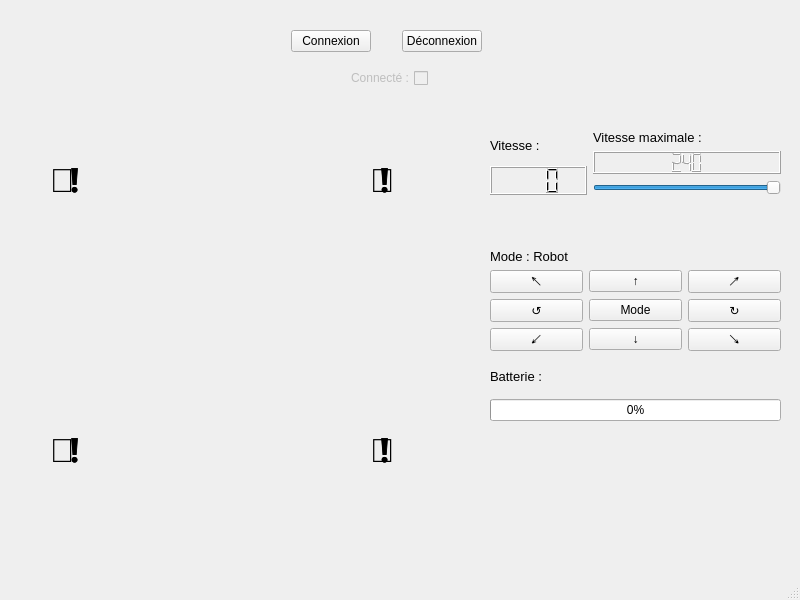
<?xml version="1.0" encoding="UTF-8"?>
<ui version="4.0">
 <class>MainWindow</class>
 <widget class="QMainWindow" name="MainWindow">
  <property name="enabled">
   <bool>true</bool>
  </property>
  <property name="geometry">
   <rect>
    <x>0</x>
    <y>0</y>
    <width>800</width>
    <height>600</height>
   </rect>
  </property>
  <property name="windowTitle">
   <string>MainWindow</string>
  </property>
  <widget class="QWidget" name="centralwidget">
   <widget class="QWidget" name="verticalLayoutWidget">
    <property name="geometry">
     <rect>
      <x>291</x>
      <y>20</y>
      <width>191</width>
      <height>80</height>
     </rect>
    </property>
    <layout class="QVBoxLayout" name="deco_connexion">
     <item>
      <layout class="QHBoxLayout" name="de_connexion_button_layout">
       <item>
        <widget class="QPushButton" name="connexion">
         <property name="text">
          <string>Connexion</string>
         </property>
        </widget>
       </item>
       <item>
        <spacer name="conexion_button_spacer">
         <property name="orientation">
          <enum>Qt::Horizontal</enum>
         </property>
         <property name="sizeHint" stdset="0">
          <size>
           <width>40</width>
           <height>20</height>
          </size>
         </property>
        </spacer>
       </item>
       <item>
        <widget class="QPushButton" name="disconnect">
         <property name="text">
          <string>Déconnexion</string>
         </property>
        </widget>
       </item>
      </layout>
     </item>
     <item alignment="Qt::AlignHCenter">
      <widget class="QCheckBox" name="connexion_ok">
       <property name="enabled">
        <bool>false</bool>
       </property>
       <property name="layoutDirection">
        <enum>Qt::RightToLeft</enum>
       </property>
       <property name="autoFillBackground">
        <bool>false</bool>
       </property>
       <property name="text">
        <string>Connecté :</string>
       </property>
       <property name="checkable">
        <bool>true</bool>
       </property>
       <property name="checked">
        <bool>false</bool>
       </property>
      </widget>
     </item>
    </layout>
   </widget>
   <widget class="QWidget" name="verticalLayoutWidget_5">
    <property name="geometry">
     <rect>
      <x>490</x>
      <y>130</y>
      <width>291</width>
      <height>221</height>
     </rect>
    </property>
    <layout class="QVBoxLayout" name="vitesse_deplacement_layout">
     <item>
      <layout class="QHBoxLayout" name="vitesse_layout">
       <item>
        <layout class="QVBoxLayout" name="vitesse">
         <item>
          <widget class="QLabel" name="vitesse_label">
           <property name="font">
            <font>
             <pointsize>10</pointsize>
            </font>
           </property>
           <property name="text">
            <string>Vitesse :             </string>
           </property>
          </widget>
         </item>
         <item>
          <widget class="QLCDNumber" name="vitesse_aff">
           <property name="layoutDirection">
            <enum>Qt::LeftToRight</enum>
           </property>
           <property name="digitCount">
            <number>3</number>
           </property>
          </widget>
         </item>
        </layout>
       </item>
       <item>
        <layout class="QVBoxLayout" name="vitesse_max">
         <item>
          <widget class="QLabel" name="v_max_label">
           <property name="font">
            <font>
             <pointsize>10</pointsize>
             <italic>false</italic>
             <kerning>true</kerning>
            </font>
           </property>
           <property name="text">
            <string>Vitesse maximale :</string>
           </property>
          </widget>
         </item>
         <item>
          <widget class="QLCDNumber" name="v_max_aff">
           <property name="digitCount">
            <number>3</number>
           </property>
           <property name="intValue" stdset="0">
            <number>240</number>
           </property>
          </widget>
         </item>
         <item>
          <widget class="QSlider" name="v_max_slider">
           <property name="minimum">
            <number>70</number>
           </property>
           <property name="maximum">
            <number>240</number>
           </property>
           <property name="sliderPosition">
            <number>240</number>
           </property>
           <property name="orientation">
            <enum>Qt::Horizontal</enum>
           </property>
           <property name="invertedAppearance">
            <bool>false</bool>
           </property>
           <property name="invertedControls">
            <bool>false</bool>
           </property>
          </widget>
         </item>
        </layout>
       </item>
      </layout>
     </item>
     <item>
      <spacer name="vitesse_deplacement_spacer">
       <property name="orientation">
        <enum>Qt::Vertical</enum>
       </property>
       <property name="sizeHint" stdset="0">
        <size>
         <width>20</width>
         <height>40</height>
        </size>
       </property>
      </spacer>
     </item>
     <item>
      <layout class="QVBoxLayout" name="shifting">
       <item>
        <widget class="QLabel" name="mode">
         <property name="font">
          <font>
           <pointsize>10</pointsize>
          </font>
         </property>
         <property name="text">
          <string>Mode : Robot</string>
         </property>
        </widget>
       </item>
       <item>
        <layout class="QHBoxLayout" name="deplacement_haut_layout">
         <item>
          <widget class="QPushButton" name="forward_left">
           <property name="text">
            <string>↖</string>
           </property>
           <property name="autoRepeat">
            <bool>true</bool>
           </property>
           <property name="autoRepeatDelay">
            <number>100</number>
           </property>
          </widget>
         </item>
         <item>
          <widget class="QPushButton" name="forward">
           <property name="enabled">
            <bool>true</bool>
           </property>
           <property name="text">
            <string>↑</string>
           </property>
           <property name="autoRepeat">
            <bool>true</bool>
           </property>
           <property name="autoExclusive">
            <bool>false</bool>
           </property>
           <property name="autoRepeatDelay">
            <number>100</number>
           </property>
          </widget>
         </item>
         <item>
          <widget class="QPushButton" name="forward_right">
           <property name="text">
            <string>↗</string>
           </property>
           <property name="autoRepeat">
            <bool>true</bool>
           </property>
           <property name="autoRepeatDelay">
            <number>100</number>
           </property>
          </widget>
         </item>
        </layout>
       </item>
       <item>
        <layout class="QHBoxLayout" name="deplacement_milieu_layout">
         <item>
          <widget class="QPushButton" name="left">
           <property name="enabled">
            <bool>true</bool>
           </property>
           <property name="text">
            <string>↺</string>
           </property>
           <property name="autoRepeat">
            <bool>true</bool>
           </property>
           <property name="autoRepeatDelay">
            <number>100</number>
           </property>
          </widget>
         </item>
         <item>
          <widget class="QPushButton" name="middle">
           <property name="enabled">
            <bool>true</bool>
           </property>
           <property name="text">
            <string>Mode</string>
           </property>
           <property name="autoRepeat">
            <bool>true</bool>
           </property>
           <property name="autoRepeatDelay">
            <number>100</number>
           </property>
          </widget>
         </item>
         <item>
          <widget class="QPushButton" name="right">
           <property name="enabled">
            <bool>true</bool>
           </property>
           <property name="text">
            <string>↻</string>
           </property>
           <property name="autoRepeat">
            <bool>true</bool>
           </property>
           <property name="autoRepeatDelay">
            <number>100</number>
           </property>
          </widget>
         </item>
        </layout>
       </item>
       <item>
        <layout class="QHBoxLayout" name="deplacement_bas_layout">
         <item>
          <widget class="QPushButton" name="backward_left">
           <property name="text">
            <string>↙</string>
           </property>
           <property name="autoRepeat">
            <bool>true</bool>
           </property>
           <property name="autoRepeatDelay">
            <number>100</number>
           </property>
          </widget>
         </item>
         <item>
          <widget class="QPushButton" name="backward">
           <property name="enabled">
            <bool>true</bool>
           </property>
           <property name="text">
            <string>↓</string>
           </property>
           <property name="autoRepeat">
            <bool>true</bool>
           </property>
           <property name="autoRepeatDelay">
            <number>100</number>
           </property>
          </widget>
         </item>
         <item>
          <widget class="QPushButton" name="backward_right">
           <property name="text">
            <string>↘</string>
           </property>
           <property name="autoRepeat">
            <bool>true</bool>
           </property>
           <property name="autoRepeatDelay">
            <number>100</number>
           </property>
          </widget>
         </item>
        </layout>
       </item>
      </layout>
     </item>
    </layout>
   </widget>
   <widget class="QWidget" name="verticalLayoutWidget_2">
    <property name="geometry">
     <rect>
      <x>100</x>
      <y>210</y>
      <width>271</width>
      <height>211</height>
     </rect>
    </property>
    <layout class="QVBoxLayout" name="camera"/>
   </widget>
   <widget class="QWidget" name="verticalLayoutWidget_3">
    <property name="geometry">
     <rect>
      <x>490</x>
      <y>360</y>
      <width>291</width>
      <height>61</height>
     </rect>
    </property>
    <layout class="QVBoxLayout" name="batterieLayout">
     <item>
      <widget class="QLabel" name="batterielabel">
       <property name="font">
        <font>
         <pointsize>10</pointsize>
        </font>
       </property>
       <property name="text">
        <string>Batterie :</string>
       </property>
      </widget>
     </item>
     <item>
      <widget class="QProgressBar" name="batterieBar">
       <property name="value">
        <number>0</number>
       </property>
       <property name="textVisible">
        <bool>true</bool>
       </property>
      </widget>
     </item>
    </layout>
   </widget>
   <widget class="QLabel" name="av_g_attention_label">
    <property name="geometry">
     <rect>
      <x>70</x>
      <y>150</y>
      <width>21</width>
      <height>61</height>
     </rect>
    </property>
    <property name="font">
     <font>
      <pointsize>25</pointsize>
     </font>
    </property>
    <property name="text">
     <string>❗</string>
    </property>
   </widget>
   <widget class="QLabel" name="av_g_ok_label">
    <property name="geometry">
     <rect>
      <x>70</x>
      <y>150</y>
      <width>21</width>
      <height>61</height>
     </rect>
    </property>
    <property name="font">
     <font>
      <pointsize>25</pointsize>
     </font>
    </property>
    <property name="text">
     <string>❕</string>
    </property>
   </widget>
   <widget class="QLabel" name="av_d_attention_label">
    <property name="geometry">
     <rect>
      <x>380</x>
      <y>150</y>
      <width>21</width>
      <height>61</height>
     </rect>
    </property>
    <property name="font">
     <font>
      <pointsize>25</pointsize>
     </font>
    </property>
    <property name="text">
     <string>❗</string>
    </property>
   </widget>
   <widget class="QLabel" name="av_d_ok_label">
    <property name="geometry">
     <rect>
      <x>380</x>
      <y>150</y>
      <width>21</width>
      <height>61</height>
     </rect>
    </property>
    <property name="font">
     <font>
      <pointsize>25</pointsize>
     </font>
    </property>
    <property name="text">
     <string>❕</string>
    </property>
   </widget>
   <widget class="QLabel" name="arr_d_attention_label">
    <property name="geometry">
     <rect>
      <x>380</x>
      <y>420</y>
      <width>21</width>
      <height>61</height>
     </rect>
    </property>
    <property name="font">
     <font>
      <pointsize>25</pointsize>
     </font>
    </property>
    <property name="text">
     <string>❗</string>
    </property>
   </widget>
   <widget class="QLabel" name="arr_d_ok_label">
    <property name="geometry">
     <rect>
      <x>380</x>
      <y>420</y>
      <width>21</width>
      <height>61</height>
     </rect>
    </property>
    <property name="font">
     <font>
      <pointsize>25</pointsize>
     </font>
    </property>
    <property name="text">
     <string>❕</string>
    </property>
   </widget>
   <widget class="QLabel" name="arr_g_attention_label">
    <property name="geometry">
     <rect>
      <x>70</x>
      <y>420</y>
      <width>21</width>
      <height>61</height>
     </rect>
    </property>
    <property name="font">
     <font>
      <pointsize>25</pointsize>
     </font>
    </property>
    <property name="text">
     <string>❗</string>
    </property>
   </widget>
   <widget class="QLabel" name="arr_g_ok_label">
    <property name="geometry">
     <rect>
      <x>70</x>
      <y>420</y>
      <width>21</width>
      <height>61</height>
     </rect>
    </property>
    <property name="font">
     <font>
      <pointsize>25</pointsize>
     </font>
    </property>
    <property name="text">
     <string>❕</string>
    </property>
   </widget>
   <widget class="QLabel" name="av_g_stop_label">
    <property name="enabled">
     <bool>true</bool>
    </property>
    <property name="geometry">
     <rect>
      <x>50</x>
      <y>140</y>
      <width>71</width>
      <height>81</height>
     </rect>
    </property>
    <property name="font">
     <font>
      <pointsize>25</pointsize>
     </font>
    </property>
    <property name="text">
     <string>🛑</string>
    </property>
   </widget>
   <widget class="QLabel" name="av_d_stop_label">
    <property name="enabled">
     <bool>true</bool>
    </property>
    <property name="geometry">
     <rect>
      <x>370</x>
      <y>140</y>
      <width>71</width>
      <height>81</height>
     </rect>
    </property>
    <property name="font">
     <font>
      <pointsize>25</pointsize>
     </font>
    </property>
    <property name="text">
     <string>🛑</string>
    </property>
   </widget>
   <widget class="QLabel" name="arr_d_stop_label">
    <property name="enabled">
     <bool>true</bool>
    </property>
    <property name="geometry">
     <rect>
      <x>370</x>
      <y>410</y>
      <width>71</width>
      <height>81</height>
     </rect>
    </property>
    <property name="font">
     <font>
      <pointsize>25</pointsize>
     </font>
    </property>
    <property name="text">
     <string>🛑</string>
    </property>
   </widget>
   <widget class="QLabel" name="arr_g_stop_label">
    <property name="enabled">
     <bool>true</bool>
    </property>
    <property name="geometry">
     <rect>
      <x>50</x>
      <y>410</y>
      <width>71</width>
      <height>81</height>
     </rect>
    </property>
    <property name="font">
     <font>
      <pointsize>25</pointsize>
     </font>
    </property>
    <property name="text">
     <string>🛑</string>
    </property>
   </widget>
  </widget>
  <widget class="QMenuBar" name="menubar">
   <property name="geometry">
    <rect>
     <x>0</x>
     <y>0</y>
     <width>800</width>
     <height>25</height>
    </rect>
   </property>
  </widget>
  <widget class="QStatusBar" name="statusbar"/>
 </widget>
 <resources/>
 <connections/>
</ui>
